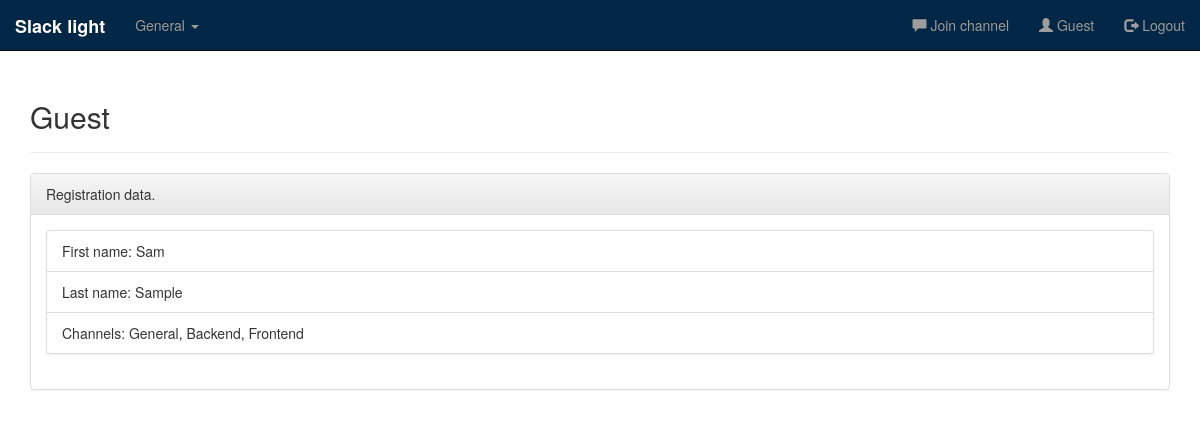
/index.php?view=userInfo (signed in), run on the app's committed database.
### tables this page shows
CREATE TABLE IF NOT EXISTS `Person` (
`userId` int(11) NOT NULL AUTO_INCREMENT,
  `firstName` varchar(45) NOT NULL,
  `lastName` varchar(45) NOT NULL,
  `username` varchar(45) NOT NULL,
  `passwordHash` varchar(128) NOT NULL,
  PRIMARY KEY(`userId`)
);

### lib/data/DataManager_pdo.php (called while the page is built, shortened)
<?php
class DataManager {
    private static $__connection;
    private static function getConnection() {
        if (!isset(self::$__connection)) {
            self::$__connection = new PDO('mysql:host=localhost;dbname=fh_2015_scm4_1310307036;charset=utf8', 'root', '');
        }
        return self::$__connection;
    }
    private static function query($connection, $query, $parameters = array()) {
        $statement = $connection->prepare($query);
        $i = 1;
        foreach ($parameters as $param) {
            if (is_int($param)) {
                $statement->bindValue($i, $param, PDO::PARAM_INT);
            }
            if (is_string($param)) {
                $statement->bindValue($i, $param, PDO::PARAM_STR);
            }
            $i++;
        }
        $statement->execute();
        return $statement;
    }
    private static function fetchObject($cursor) {
        return $cursor->fetchObject();
    }
    public static function getChannelById($chId) {
        $channel = null;
        $con = self::getConnection();
        $res = self::query($con, "SELECT channelId, name FROM channel WHERE channelId = ?", array($chId));
        if ($ch = self::fetchObject($res)) {
            $channel = new Channel($ch->channelId, $ch->name);
        }
        return $channel;
    }
    public static function getUserById($userId) {
        $user = null;
        $con = self::getConnection();
        $res = self::query($con, "SELECT userId, firstName, lastName, username, passwordHash FROM person WHERE userId = ?;", array($userId));
        if ($u = self::fetchObject($res)) {
            $user = new User($u->userId, $u->firstName, $u->lastName, $u->username, $u->passwordHash);
        }
        return $user;
    }
    public static function getChannelsByUserId($userId) {
        $channels = array();
        $con = self::getConnection();
        $res = self::query($con, "SELECT channelId FROM register WHERE personId = ?;", array($userId));
        while ($ch = self::fetchObject($res)) {
            $channels[] = self::getChannelById($ch->channelId);
        }
        return $channels;
    }
}

### lib/AuthenticationManager.php (called while the page is built, shortened)
<?php
class AuthenticationManager extends BaseObject {
    public static function getAuthenticatedUser() {
        return self::isAuthenticated() ? DataManager::getUserById($_SESSION['user']) : null;
    }
    public static function isAuthenticated() {
        return isset($_SESSION['user']) && $_SESSION['user'];
    }
}

### lib/User.php (called while the page is built, shortened)
<?php
class User extends Entity {
	private $firstName;
	private $lastName;
	private $username;
	public function __construct($id, $firstName, $lastName, $username, $hashPassword) {
		$this->firstName = $firstName;
		$this->lastName = $lastName;
		$this->username = $username;
	}
	public function getUsername() {
		return $this->username;
	}
	public function getFirstName() {
		return $this->firstName;
	}
	public function getLastName() {
		return $this->lastName;
	}
}
?>

### lib/Util.php (called while the page is built, shortened)
<?php
class Util extends BaseObject {
	public static function escape($string) {
		return nl2br(htmlentities($string));
	}
}
?>

### lib/Channel.php (called while the page is built, shortened)
<?php
class Channel extends Entity {
    private $name;
    public function __construct($id, $name) {
        $this->name = $name;
    }
    public function getName() {
        return $this->name;
    }
}

### views/userInfo.php (the view)
<?php
include_once("views/partials/header.php");
?>
<div class="page-header">
    <h2><?php echo AuthenticationManager::getAuthenticatedUser()->getUsername(); ?></h2>
</div>
<div class="panel panel-default">
    <div class="panel-heading">
        Registration data.
    </div>
    <div class="panel-body">
        <ul class="list-group">
            <li class="list-group-item">
                First name: <?php echo AuthenticationManager::getAuthenticatedUser()->getFirstName(); ?>
            </li>
            <li class="list-group-item">
                Last name: <?php echo AuthenticationManager::getAuthenticatedUser()->getLastName(); ?>
            </li>
            <li class="list-group-item">
                Channels:
                <?php
                    $user = AuthenticationManager::getAuthenticatedUser();
                    $channels = DataManager::getChannelsByUserId($user->getID());
                    $str = array();
                    foreach($channels as $channel) {
                        $str[] = $channel->getName();
                    }
                    $strSeparated = implode(", ", $str);
                    echo $strSeparated;
                ?>
            </li>
        </ul>
    </div>
</div>
<?php
include_once("views/partials/footer.php");
?>

### views/partials/header.php (shortened to what this page needs)
<?php
$user = AuthenticationManager::getAuthenticatedUser();
?>
<!DOCTYPE html>
<html>
	<head>
		<link href="assets/bootstrap/css/bootstrap.min.css" rel="stylesheet">
		<link href="assets/bootstrap/css/bootstrap-theme.min.css" rel="stylesheet">
		<link href="assets/main.css" rel="stylesheet">
        <link href="assets/customize.css" rel="stylesheet">
	</head>
	<body>
    <div class="navbar navbar-inverse navbar-fixed-top">
        <div class="container-fluid navbar-custom">
            <div class="navbar-header navbar-custom">
                <a class="navbar-brand" href="index.php?view=welcome"><b>Slack light</b></a>
            </div>
            <div class="navbar-collapse collapse navbar-custom" id="bs-navbar-collapse-1">
                <?php if ($user != null): ?>
                    <?php
                    $user = AuthenticationManager::getAuthenticatedUser();
                    ?>
                    <ul class="nav navbar-nav">
                        <li class="dropdown">
                            <a href="#" class="dropdown-toggle" role="button" data-toggle="dropdown">
                                <?php
                                if (isset($_SESSION['channel']) && $_SESSION['channel'])
                                    echo $_SESSION['channel'];
                                ?>
                                <span class="caret"></span>
                            </a>
                        </li>
                    </ul>
                <?php endif; ?>
                <ul class="nav navbar-nav navbar-right ">
                    <li>
                        <a href="index.php?view=join"><span class="glyphicon glyphicon-comment"></span> Join channel</a>
                    </li>
                    <li>
                        <?php if ($user == null): ?>
                            <a href="index.php?view=registration"><span class="glyphicon glyphicon-user"></span> Sign Up</a>
                        <?php else: ?>
                            <a href="index.php?view=userInfo">
                                <span class="glyphicon glyphicon-user"></span>
                                <?php echo Util::escape($user->getUserName()); ?>
                            </a>
                        <?php endif; ?>
                    </li>
                    <li>
                        <?php if ($user == null): ?>
                            <a href="index.php?view=welcome"><span class="glyphicon glyphicon-log-in"></span> Login</a>
                        <?php else: ?>
                            <a href="index.php?view=logout"><span class="glyphicon glyphicon-log-out"></span> Logout</a>
                        <?php endif; ?>
                    </li>
                </ul>
            </div>
        </div>
    </div>
    <div class = "container">

### assets/main.css (style rules this page uses)
body { padding-top: 60px; }

### assets/customize.css (style rules this page uses)
.navbar-custom { color: #FFFFFF; background-color: #032746; }

### data on the page
person: username "Guest", firstName "Sam", lastName "Sample"

### other printed values
$_SESSION['channel'] "General"
$strSeparated "General, Backend, Frontend"
